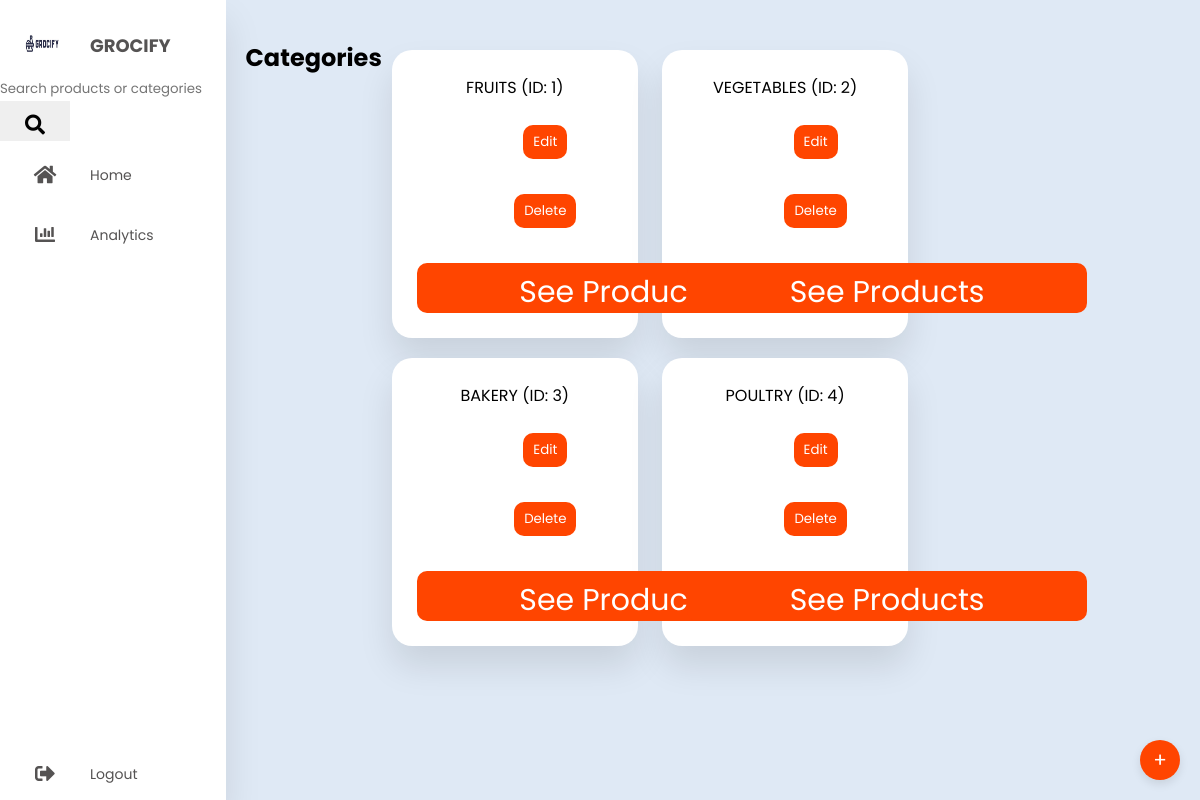
The app's page /manager_dashboard (signed in) with its own data.
### app.py (models this page shows)
class Categories(db.Model):
    Category_ID = db.Column(db.Integer, primary_key=True)
    Cat_name = db.Column(db.String)

### app.py (the view)
@app.route('/manager_dashboard')
def manager_dashboard():
    if 'username' in session:
        categories = Categories.query.all()
        products = Products.query.all()
        return render_template('manager_dashboard.html', categories=categories, products=products)
    else:
        return redirect(url_for('manager_login'))  # Redirect to manager login if not logged in

### app.py (called while the page is built)
@app.before_request
def initialize_cart():
    if 'cart' not in session:
        session['cart'] = {}

### templates/manager_dashboard.html (shortened to what this page needs)
<!DOCTYPE html>
<html>
<head>
    <link rel="stylesheet" href="{{ url_for('static', filename='dashboard_style.css') }}" />
    <link rel="stylesheet" href="https://cdnjs.cloudflare.com/ajax/libs/font-awesome/5.15.4/css/all.min.css"/>
</head>
<body>
    <div class="container">
        <nav>
          <ul>
            <li><a href="#" class="logo">
                <img src="{{ url_for('static', filename='logo.JPG') }}" alt="">
                <span class="nav-item">Grocify</span>
            </a></li>
            <li>
                <form action="/search" method="get" class="search-form">
                    <input type="text" name="query" placeholder="Search products or categories">
                    <button type="submit">
                        <i class="fas fa-search"></i>
                    </button>
                </form>
            </li>
            <li><a href="{{ url_for('manager_dashboard') }}">
                <i class="fas fa-home"></i>
            <span class="nav-item">Home</span>                </a></li>
            <li><a href="{{ url_for('analytics') }}">
                <i class="fas fa-chart-bar"></i>
            <span class="nav-item">Analytics</span>
            </a></li>
            <li><a href="{{ url_for('logout') }}" class="logout">
                <i class="fas fa-sign-out-alt"></i>
                <span class="nav-item">Logout</span>
            </a></li>
        </ul>
        </nav>
        <section class="main">
          <div class="main-categories">
              <h1>Categories</h1>
              <div class="category-boxes">
                  {% for category in categories %}
                  <div class="category-box" data-category-id="{{ category[0] }}">
                    <p>{{ category.Cat_name }} (ID: {{ category.Category_ID}})</p>
                    <a href="/edit-category/{{category.Category_ID}}">
                        <button class="edit-button">Edit</button>
                    </a>
                    <a href="/delete-category/{{category.Category_ID}}">
                        <button class="delete-button">Delete</button>
                    </a>
                    <a href="{{ url_for('admin_category_products', category_id=category.Category_ID) }}">
                        <button class="explore-button">See Products</button>
                    </a>
                </div>
                  {% endfor %}
              </div>
            <button class="add-category-button" id="add-category-button">+</button>
            </div>
        </section>
    </div>
</body>
</html>

### static/dashboard_style.css (style rules this page uses)
* { margin: 0; padding: 0; outline: none; border: none; text-decoration: none; box-sizing: border-box; font-family: "Poppins", sans-serif; }
body { background: #dfe9f5; }
.container { display: flex; }
nav { position: relative; top: 0; bottom: 0; height: 100vh; left: 0; background: #fff; width: 280px; overflow: hidden; box-shadow: 0 20px 35px rgba(0, 0, 0, 0.1); }
.logo { text-align: center; display: flex; margin: 10px 0 0 10px; }
.logo img { width: 45px; height: 45px; border-radius: 50%; }
.logo span { font-weight: bold; padding-left: 15px; font-size: 18px; text-transform: uppercase; }
a { position: relative; color: rgb(85, 83, 83); font-size: 14px; display: table; width: 280px; padding: 10px; }
nav .fas { position: relative; width: 70px; height: 40px; top: 14px; font-size: 20px; text-align: center; }
.nav-item { position: relative; top: 12px; margin-left: 10px; }
.logout { position: absolute; bottom: 0; }
.main { position: relative; padding: 20px; width: 100%; }
.main-categories { display: flex; margin-top: 20px; }
.main-categories .category-box { width: calc(33.33% - 20px); margin: 10px; background: #fff; text-align: center; border-radius: 20px; padding: 15px; box-shadow: 0 20px 35px rgba(0, 0, 0, 0.1); display: inline-block; vertical-align: top; }
.main-categories .category-box p { font-size: 16px; margin-top: 10px; }
.main-categories .category-box button { background: orangered; color: #fff; padding: 7px 10px; border-radius: 10px; margin-top: 15px; cursor: pointer; }
.add-category-button { background-color: orangered; color: white; font-size: 20px; width: 40px; height: 40px; border-radius: 50%; position: fixed; bottom: 20px; right: 20px; display: flex; justify-content: center; align-items: center; cursor: pointer; border: none; outline: none; box-shadow: 0px 4px 10px rgba(0, 0, 0, 0.1); }

### templates/manager_dashboard.html (style rules this page uses)
.category-box { display: flex; align-items: center; }
.category-box button { margin-right: 3px; }
.explore-button { text-align: center; width: 400px; height: 50px; font-size: 30px; padding: 2px; }

### records on screen
Categories: Cat_name "FRUITS", Category_ID "1"
Categories: Cat_name "VEGETABLES", Category_ID "2"
Categories: Cat_name "BAKERY", Category_ID "3"
Categories: Cat_name "POULTRY", Category_ID "4"
